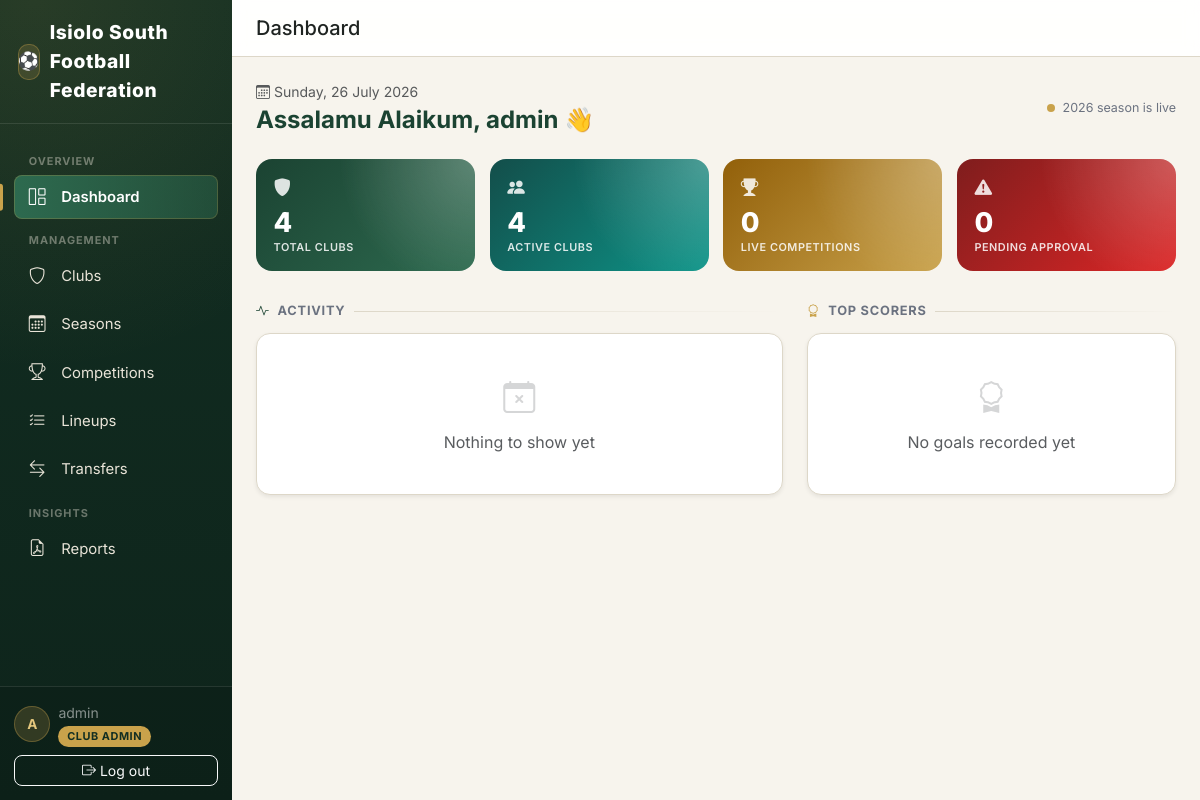
The app's page / (signed in) with its own data.
### accounts/models.py (models this page shows, shortened)
class CustomUser(AbstractUser):
    class Role(models.TextChoices):
        SUPER_ADMIN = "SUPER_ADMIN", "Super Admin"
        SUBCOUNTY_ADMIN = "SUBCOUNTY_ADMIN", "Sub-County Admin"
        CLUB_ADMIN = "CLUB_ADMIN", "Club Admin"
        REFEREE = "REFEREE", "Referee"
    role = models.CharField(
        max_length=20,
        choices=Role.choices,
        default=Role.CLUB_ADMIN,
        help_text="Determines what this user can see and do in FCMS.",
    )
    phone_number = models.CharField(max_length=20, blank=True)
    club = models.ForeignKey(
        "clubs.Club",
        on_delete=models.SET_NULL,
        null=True,
        blank=True,
        related_name="admins",
        help_text="Only set for Club Admin role.",
    )
    @property
    def is_super_admin(self):
        return self.role == self.Role.SUPER_ADMIN
    @property
    def is_subcounty_admin(self):
        return self.role == self.Role.SUBCOUNTY_ADMIN

### seasons/models.py (models this page shows, shortened)
class Season(models.Model):
    name = models.CharField(max_length=100, unique=True, help_text='e.g. "2026 Season"')
    start_date = models.DateField()
    end_date = models.DateField(null=True, blank=True)
    is_active = models.BooleanField(
        default=False,
        help_text="Only one season should be active at a time. Used as the default for new fixtures/dashboards.",
    )
    created_at = models.DateTimeField(auto_now_add=True)
    class Meta:
        ordering = ["-start_date"]

### dashboard/views.py (the view)
# urls.py: path("", views.home, name="home"),
@login_required
def home(request):
    user = request.user
    active_season = Season.objects.filter(is_active=True).first()
    today = timezone.localdate()
    total_clubs = Club.objects.count()
    active_clubs = Club.objects.filter(status=Club.Status.ACTIVE).count()
    pending_clubs = Club.objects.filter(status=Club.Status.PENDING).count()
    ongoing_competitions = (
        Competition.objects.filter(season=active_season, status=Competition.Status.ONGOING)
        .select_related("season")
        if active_season else Competition.objects.none()
    )
    upcoming_fixtures = (
        Fixture.objects.filter(
            competition__status=Competition.Status.ONGOING,
            status=Fixture.Status.SCHEDULED,
            match_date__gte=today,
            match_date__lte=today + timezone.timedelta(days=7),
        )
        .select_related("home_team__club", "away_team__club", "competition")
        .order_by("match_date", "kickoff_time")[:8]
    )
    recent_results = (
        Fixture.objects.filter(
            competition__status=Competition.Status.ONGOING,
            status=Fixture.Status.PLAYED,
        )
        .select_related(
            "home_team__club", "away_team__club",
            "result", "competition",
        )
        .order_by("-match_date", "-id")[:5]
    )
    top_scorers = []
    if active_season:
        top_scorers = (
            GoalEvent.objects.filter(
                result__fixture__competition__season=active_season,
                result__fixture__competition__status=Competition.Status.ONGOING,
                is_own_goal=False,
                scorer__isnull=False,
            )
            .values(
                "scorer__id",
                "scorer__first_name",
                "scorer__last_name",
                "scorer__club__name",
            )
            .annotate(goals=Count("id"))
            .order_by("-goals")[:5]
        )
    pending_approvals = []
    if user.is_super_admin or user.is_subcounty_admin:
        pending_approvals = Club.objects.filter(status=Club.Status.PENDING).order_by("created_at")
    context = {
        "active_season": active_season,
        "ongoing_competitions": ongoing_competitions,
        "total_clubs": total_clubs,
        "active_clubs": active_clubs,
        "pending_clubs": pending_clubs,
        "upcoming_fixtures": upcoming_fixtures,
        "recent_results": recent_results,
        "top_scorers": top_scorers,
        "pending_approvals": pending_approvals,
        "today": today,
    }
    return render(request, "dashboard/home.html", context)

### dashboard/templates/dashboard/home.html (shortened to what this page needs)
{% extends "base.html" %}
{% block page_title %}Dashboard{% endblock %}
{% block content %}
<div class="dashboard-greeting mb-4 animate-in">
    <div>
        <div class="text-muted small mb-1">
            <i class="bi bi-calendar3 me-1"></i>{{ today|date:"l, d F Y" }}
        </div>
        <h4 class="fw-bold mb-0" style="color:var(--pitch-green)">
            Assalamu Alaikum, {{ user.get_full_name|default:user.username }} <span class="wave-emoji">👋</span>
        </h4>
    </div>
    {% if active_season %}
    <div class="d-flex align-items-center gap-2" style="font-size:0.78rem;color:#6B7280;">
        <span class="pulse-dot"></span> {{ active_season.name }} is live
    </div>
    {% endif %}
</div>
<div class="stat-strip mb-4 animate-in">
    <div class="stat-pill" style="--c1:#1B4332; --c2:#2D6A4F;">
        <div class="stat-pill-icon"><i class="bi bi-shield-fill"></i></div>
        <div class="stat-pill-value">{{ total_clubs }}</div>
        <div class="stat-pill-label">Total Clubs</div>
    </div>
    <div class="stat-pill" style="--c1:#134E4A; --c2:#0D9488;">
        <div class="stat-pill-icon"><i class="bi bi-people-fill"></i></div>
        <div class="stat-pill-value">{{ active_clubs }}</div>
        <div class="stat-pill-label">Active Clubs</div>
    </div>
    <div class="stat-pill" style="--c1:#92600A; --c2:#C9A24B;">
        <div class="stat-pill-icon"><i class="bi bi-trophy-fill"></i></div>
        <div class="stat-pill-value">{{ ongoing_competitions|length }}</div>
        <div class="stat-pill-label">Live Competitions</div>
    </div>
    <div class="stat-pill" style="--c1:#7F1D1D; --c2:#DC2626;">
        <div class="stat-pill-icon"><i class="bi bi-exclamation-triangle-fill"></i></div>
        <div class="stat-pill-value">{{ pending_clubs|length }}</div>
        <div class="stat-pill-label">Pending Approval</div>
    </div>
</div>
<div class="row g-4">
    <div class="col-lg-7">
        <div class="section-header">
            <i class="bi bi-activity" style="color:var(--pitch-green)"></i>
            Activity
        </div>
        <div class="card shadow-sm" style="border-radius:14px;">
            <div class="card-body p-3">
                {% if recent_results or upcoming_fixtures %}
                <div class="timeline">
                    {% for fx in recent_results %}
                    <div class="timeline-item">
                        <div class="timeline-dot played"></div>
                        <div class="timeline-card">
                            <div class="timeline-meta">Played · {{ fx.match_date|date:"d M" }}</div>
                            <div class="timeline-teams">
                                {{ fx.home_team.club.name }}
                                {% if fx.result %}
                                    <span class="timeline-score">{{ fx.result.home_total }}–{{ fx.result.away_total }}</span>
                                {% else %}
                                    <span class="text-muted">vs</span>
                                {% endif %}
                                {{ fx.away_team.club.name }}
                            </div>
                            <div class="timeline-comp">{{ fx.competition.name }}</div>
                        </div>
                    </div>
                    {% endfor %}
                    {% for fx in upcoming_fixtures %}
                    <div class="timeline-item">
                        <div class="timeline-dot upcoming"></div>
                        <div class="timeline-card">
                            <div class="timeline-meta">
                                Upcoming · {{ fx.match_date|date:"d M" }}{% if fx.kickoff_time %} · {{ fx.kickoff_time|time:"H:i" }}{% endif %}
                            </div>
                            <div class="timeline-teams">
                                {{ fx.home_team.club.name }} <span class="text-muted fw-normal">vs</span> {{ fx.away_team.club.name }}
                            </div>
                            <div class="timeline-comp">
                                {{ fx.competition.name }}{% if fx.venue %} · {{ fx.venue }}{% endif %}
                            </div>
                        </div>
                    </div>
                    {% endfor %}
                </div>
                {% else %}
                <div class="text-center py-4 text-muted">
                    <i class="bi bi-calendar-x fs-2 d-block mb-2 opacity-25"></i>
                    Nothing to show yet
                </div>
                {% endif %}
            </div>
        </div>
    </div>
    <div class="col-lg-5">
        <div class="section-header">
            <i class="bi bi-award" style="color:var(--gold)"></i>
            Top Scorers
        </div>
        <div class="card shadow-sm mb-4" style="border-radius:14px;">
            <div class="card-body p-3">
                {% if top_scorers %}
                    <div class="podium">
                        {% for scorer in top_scorers|slice:":3" %}
                        <div class="podium-block podium-{{ forloop.counter }}">
                            <div class="podium-rank">{{ forloop.counter }}</div>
                            <div class="podium-name">{{ scorer.scorer__first_name }} {{ scorer.scorer__last_name }}</div>
                            <div class="podium-club">{{ scorer.scorer__club__name }}</div>
                            <div class="podium-goals">⚽ {{ scorer.goals }}</div>
                        </div>
                        {% endfor %}
                    </div>
                    {% for scorer in top_scorers|slice:"3:" %}
                    <div class="scorer-row">
                        <div class="scorer-rank">{{ forloop.counter|add:3 }}</div>
                        <div class="flex-grow-1" style="min-width:0;">
                            <div class="fw-semibold text-truncate" style="font-size:0.85rem;">
                                {{ scorer.scorer__first_name }} {{ scorer.scorer__last_name }}
                            </div>
                            <div class="text-truncate" style="font-size:0.7rem;color:#9CA3AF;">
                                {{ scorer.scorer__club__name }}
                            </div>
                        </div>
                        <span class="goal-badge">⚽ {{ scorer.goals }}</span>
                    </div>
                    {% endfor %}
                {% else %}
                <div class="text-center py-4 text-muted">
                    <i class="bi bi-award fs-2 d-block mb-2 opacity-25"></i>
                    No goals recorded yet
                </div>
                {% endif %}
            </div>
        </div>
    </div>
</div>
{% endblock %}

### templates/base.html (shortened to what this page needs)
{% load static %}
<!DOCTYPE html>
<html lang="en">
<head>
    <link href="https://cdnjs.cloudflare.com/ajax/libs/bootstrap/5.3.3/css/bootstrap.min.css" rel="stylesheet">
    <link href="https://cdnjs.cloudflare.com/ajax/libs/bootstrap-icons/1.11.3/font/bootstrap-icons.min.css" rel="stylesheet">
</head>
<body>
<div class="d-flex" style="min-height: 100vh;">
    {% if user.is_authenticated %}
    <nav class="sidebar d-none d-lg-flex">
        <div class="brand">
            <span class="brand-badge">⚽</span> Isiolo South Football Federation
        </div>
        <div class="sidebar-scroll">
            <div class="nav-section-label">Overview</div>
            <ul class="nav nav-pills flex-column gap-1 mb-1">
                <li class="nav-item">
                    <a class="nav-link {% if request.resolver_match.app_name == 'dashboard' %}active{% endif %}" href="{% url 'dashboard:home' %}">
                        <i class="bi bi-grid-1x2 me-2"></i>Dashboard
                    </a>
                </li>
            </ul>
            <div class="nav-section-label">Management</div>
            <ul class="nav nav-pills flex-column gap-1 mb-1">
                <li class="nav-item">
                    <a class="nav-link {% if request.resolver_match.app_name == 'clubs' %}active{% endif %}" href="{% url 'clubs:list' %}">
                        <i class="bi bi-shield me-2"></i>Clubs
                    </a>
                </li>
                <li class="nav-item">
                    <a class="nav-link {% if request.resolver_match.app_name == 'seasons' %}active{% endif %}" href="{% url 'seasons:list' %}">
                        <i class="bi bi-calendar3 me-2"></i>Seasons
                    </a>
                </li>
                <li class="nav-item">
                    <a class="nav-link {% if request.resolver_match.app_name == 'competitions' %}active{% endif %}" href="{% url 'competitions:list' %}">
                        <i class="bi bi-trophy me-2"></i>Competitions
                    </a>
                </li>
                <li class="nav-item">
                    <a class="nav-link {% if request.resolver_match.app_name == 'lineups' %}active{% endif %}" href="{% url 'lineups:home' %}">
                        <i class="bi bi-list-check me-2"></i>Lineups
                    </a>
                </li>
                <li class="nav-item">
                    <a class="nav-link {% if request.resolver_match.app_name == 'transfers' %}active{% endif %}" href="{% url 'transfers:dashboard' %}">
                        <i class="bi bi-arrow-left-right me-2"></i>Transfers
                    </a>
                </li>
            </ul>
            <div class="nav-section-label">Insights</div>
            <ul class="nav nav-pills flex-column gap-1">
                <li class="nav-item">
                    <a class="nav-link {% if request.resolver_match.app_name == 'reports' %}active{% endif %}" href="{% url 'reports:home' %}">
                        <i class="bi bi-file-earmark-pdf me-2"></i>Reports
                    </a>
                </li>
            </ul>
        </div>
        <div class="sidebar-footer">
            <div class="d-flex align-items-center gap-2 mb-2">
                <div class="user-avatar">{{ user.get_full_name|default:user.username|slice:":1"|upper }}</div>
                <div style="min-width:0;">
                    <div class="small text-white-50 text-truncate">{{ user.get_full_name|default:user.username }}</div>
                    <span class="role-badge">{{ user.get_role_display }}</span>
                </div>
            </div>
            <form method="post" action="{% url 'accounts:logout' %}">
                <button class="btn btn-sm btn-outline-light w-100" type="submit">
                    <i class="bi bi-box-arrow-right me-1"></i>Log out
                </button>
            </form>
        </div>
    </nav>
    {% endif %}
    <main class="flex-grow-1 d-flex flex-column" style="min-width:0; height: 100vh; overflow-y: auto;" id="mainScroll">
        {% if user.is_authenticated %}
        <div class="top-bar px-3 px-lg-4 py-3" id="topBar">
            <div class="d-flex align-items-center gap-3">
                <h5 class="mb-0">{% block page_title %}{% endblock %}</h5>
            </div>
        </div>
        {% endif %}
        <div class="content-area flex-grow-1">
            {% block content %}{% endblock %}
        </div>
    </main>
</div>
</body>
</html>

### records on screen
CustomUser: get_full_name "A", get_full_name "admin", role "CLUB ADMIN"
Season: name "2026 season"

### other values on screen
{{ today|date:"l, d F Y" }} "Sunday, 26 July 2026"
{{ total_clubs }} "4"
{{ active_clubs }} "4"
{{ ongoing_competitions|length }} "0"
{{ pending_clubs|length }} "0"
